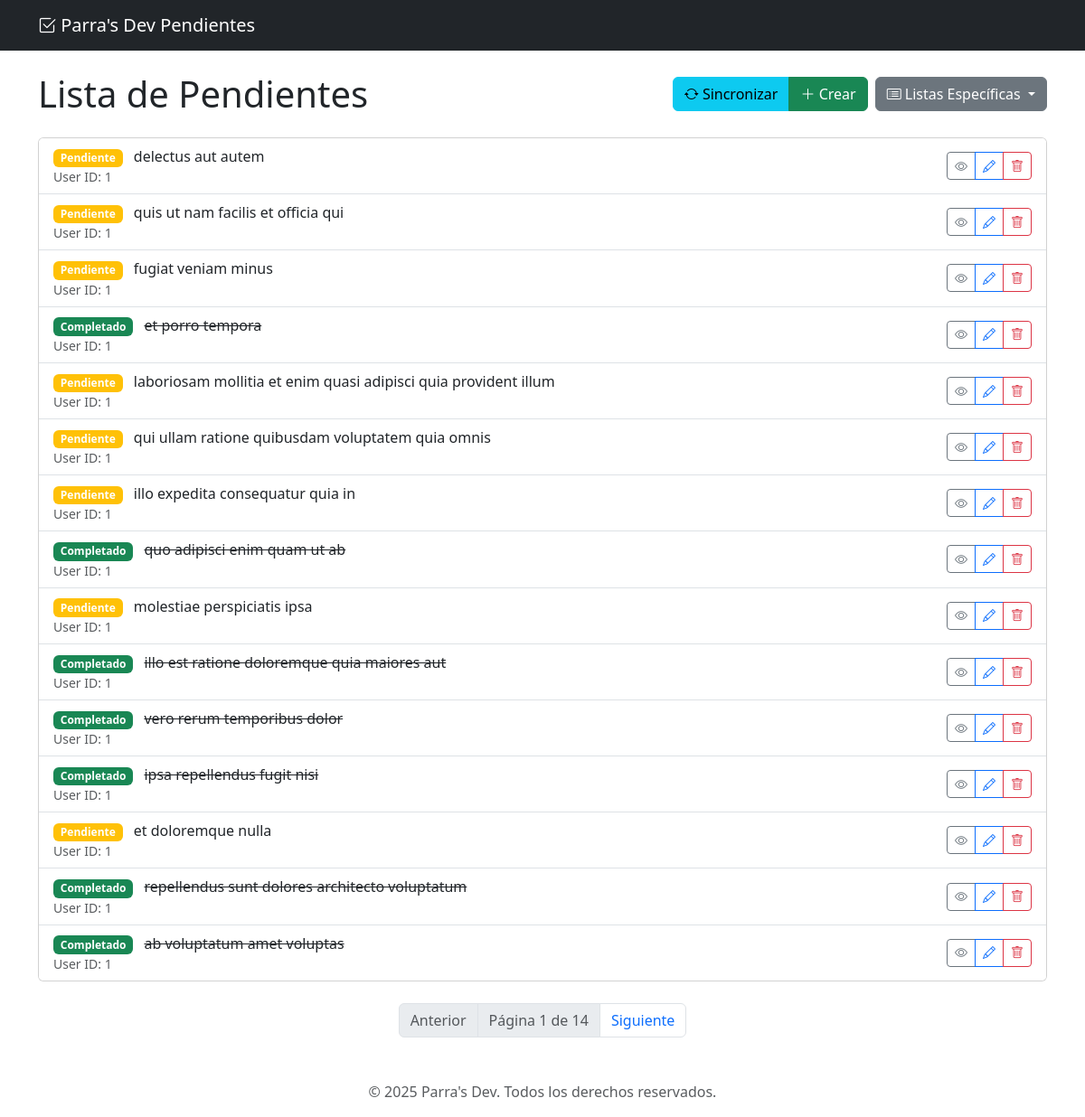
The page /todos/ on the database its author committed.
### pendientes/models.py (models this page shows, shortened)
class Todo(models.Model):
    user_id = models.IntegerField(
        verbose_name="ID de Usuario (API)",
        help_text="El ID del usuario propietario del pendiente según la API."
    )
    api_id = models.IntegerField(
        verbose_name="ID del Pendiente (API)",
        unique=True,
        help_text="El ID único del pendiente proveniente de la API."
    )
    title = models.CharField(
        max_length=255,
        verbose_name="Título",
        help_text="El título o descripción del pendiente."
    )
    completed = models.BooleanField(
        default=False,
        verbose_name="Completado",
        help_text="Indica si el pendiente ha sido completado."
    )
    class Meta:
        ordering = ['api_id']
        verbose_name = "Pendiente"
        verbose_name_plural = "Pendientes"

### pendientes/views.py (the view)
# urls.py: path('', views.TodoListView.as_view(), name='todo-list'),
class TodoListView(ListView):
    model = Todo
    template_name = 'pendientes/todo_list.html'
    context_object_name = 'todos'
    paginate_by = 15
    def get_context_data(self, **kwargs):
        context = super().get_context_data(**kwargs)
        context['message'] = self.request.GET.get('message')
        return context

### pendientes/templates/pendientes/todo_list.html (shortened to what this page needs)
{% extends 'pendientes/base.html' %}
{% block content %}
<div class="d-flex justify-content-between align-items-center mb-4">
    <h1 class="mb-0">Lista de Pendientes</h1>
    <div class="btn-toolbar">
        <div class="btn-group me-2">
            <a href="{% url 'sync-todos' %}" class="btn btn-info">
                <i class="bi bi-arrow-repeat"></i> Sincronizar
            </a>
            <a href="{% url 'todo-create' %}" class="btn btn-success">
                <i class="bi bi-plus-lg"></i> Crear
            </a>
        </div>
        <div class="btn-group">
            <button type="button" class="btn btn-secondary dropdown-toggle" data-bs-toggle="dropdown" aria-expanded="false">
                <i class="bi bi-card-list"></i> Listas Específicas
            </button>
        </div>
    </div>
    </div>
<div class="card">
    <ul class="list-group list-group-flush">
        {% for todo in todos %}
            <li class="list-group-item d-flex justify-content-between align-items-center">
                <div>
                    {% if todo.completed %}
                        <span class="badge bg-success me-2">Completado</span>
                        <del>{{ todo.title }}</del>
                    {% else %}
                        <span class="badge bg-warning me-2">Pendiente</span>
                        {{ todo.title }}
                    {% endif %}
                    <small class="text-muted d-block">User ID: {{ todo.user_id }}</small>
                </div>
                <div class="btn-group" role="group">
                    <a href="{% url 'todo-detail' todo.pk %}" class="btn btn-outline-secondary btn-sm" title="Ver"><i class="bi bi-eye"></i></a>
                    <a href="{% url 'todo-update' todo.pk %}" class="btn btn-outline-primary btn-sm" title="Editar"><i class="bi bi-pencil"></i></a>
                    <a href="{% url 'todo-delete' todo.pk %}" class="btn btn-outline-danger btn-sm" title="Eliminar"><i class="bi bi-trash"></i></a>
                </div>
            </li>
        {% empty %}
            <li class="list-group-item text-center text-muted">No hay pendientes. Prueba a sincronizar con la API.</li>
        {% endfor %}
    </ul>
</div>
{% if is_paginated %}
<nav aria-label="Navegación de página" class="mt-4">
    <ul class="pagination justify-content-center">
        {% if page_obj.has_previous %}
            <li class="page-item">
                <a class="page-link" href="?page={{ page_obj.previous_page_number }}">Anterior</a>
            </li>
        {% else %}
            <li class="page-item disabled">
                <span class="page-link">Anterior</span>
            </li>
        {% endif %}
        <li class="page-item disabled">
            <span class="page-link">
                Página {{ page_obj.number }} de {{ page_obj.paginator.num_pages }}
            </span>
        </li>
        {% if page_obj.has_next %}
            <li class="page-item">
                <a class="page-link" href="?page={{ page_obj.next_page_number }}">Siguiente</a>
            </li>
        {% else %}
            <li class="page-item disabled">
                <span class="page-link">Siguiente</span>
            </li>
        {% endif %}
    </ul>
</nav>
{% endif %}
{% endblock %}

### pendientes/templates/pendientes/base.html (shortened to what this page needs)
<!DOCTYPE html>
<html lang="es">
<head>
    <link href="https://cdn.jsdelivr.net/npm/bootstrap@5.3.3/dist/css/bootstrap.min.css" rel="stylesheet">
    <link rel="stylesheet" href="https://cdn.jsdelivr.net/npm/bootstrap-icons@1.11.3/font/bootstrap-icons.min.css">
</head>
<body>
    <nav class="navbar navbar-expand-lg navbar-dark bg-dark">
        <div class="container">
            <a class="navbar-brand" href="{% url 'todo-list' %}">
                <i class="bi bi-check2-square"></i>
                Parra's Dev Pendientes
            </a>
        </div>
    </nav>
    <main class="container mt-4">
        {% block content %}
        {% endblock %}
    </main>
    <footer class="text-center text-muted mt-5 mb-3">
        <p>&copy; {% now "Y" %} Parra's Dev. Todos los derechos reservados.</p>
    </footer>
</body>
</html>

### rows shown on the page
Todo: title "delectus aut autem", user_id "1"
Todo: title "quis ut nam facilis et officia qui", user_id "1"
Todo: title "fugiat veniam minus", user_id "1"
Todo: title "et porro tempora", user_id "1"
Todo: title "laboriosam mollitia et enim quasi adipisci quia provident illum", user_id "1"
Todo: title "qui ullam ratione quibusdam voluptatem quia omnis", user_id "1"
Todo: title "illo expedita consequatur quia in", user_id "1"
Todo: title "quo adipisci enim quam ut ab", user_id "1"
Todo: title "molestiae perspiciatis ipsa", user_id "1"
Todo: title "illo est ratione doloremque quia maiores aut", user_id "1"
Todo: title "vero rerum temporibus dolor", user_id "1"
Todo: title "ipsa repellendus fugit nisi", user_id "1"
Todo: title "et doloremque nulla", user_id "1"
Todo: title "repellendus sunt dolores architecto voluptatum", user_id "1"
Todo: title "ab voluptatum amet voluptas", user_id "1"

### other values the page prints
{{ page_obj.number }} "1"
{{ page_obj.paginator.num_pages }} "14"
